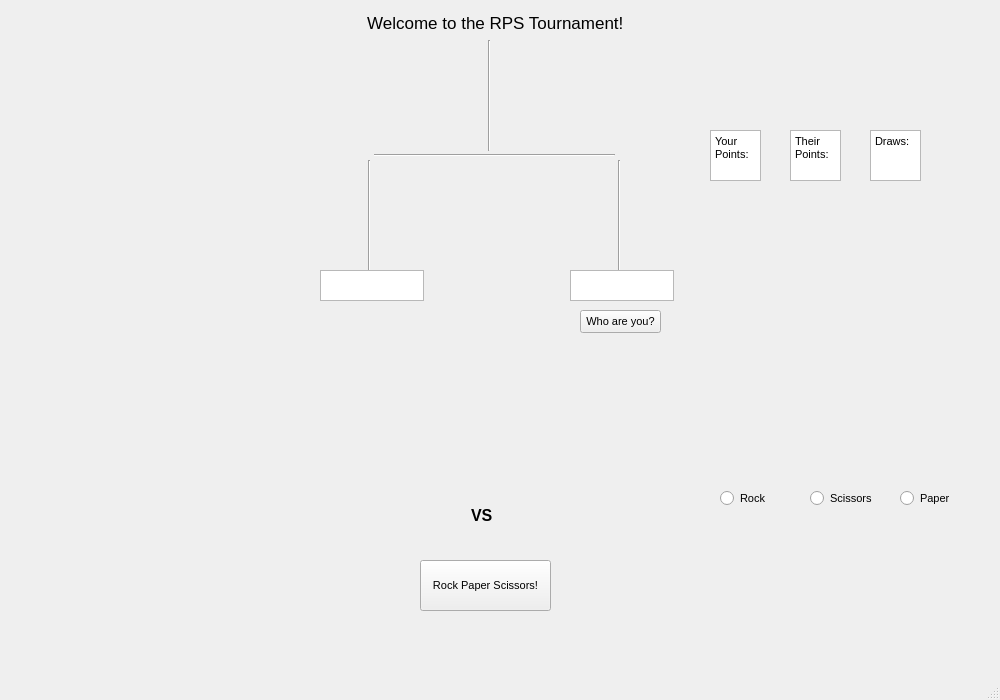
<?xml version="1.0" encoding="UTF-8"?>
<ui version="4.0">
 <class>MainWindow</class>
 <widget class="QMainWindow" name="MainWindow">
  <property name="geometry">
   <rect>
    <x>0</x>
    <y>0</y>
    <width>1000</width>
    <height>700</height>
   </rect>
  </property>
  <property name="font">
   <font>
    <pointsize>8</pointsize>
   </font>
  </property>
  <property name="windowTitle">
   <string>RPS Tournament</string>
  </property>
  <widget class="QWidget" name="centralwidget">
   <widget class="QPushButton" name="button_submit">
    <property name="geometry">
     <rect>
      <x>420</x>
      <y>560</y>
      <width>131</width>
      <height>51</height>
     </rect>
    </property>
    <property name="text">
     <string>Rock Paper Scissors!</string>
    </property>
   </widget>
   <widget class="QRadioButton" name="radioButton_r">
    <property name="geometry">
     <rect>
      <x>720</x>
      <y>490</y>
      <width>82</width>
      <height>17</height>
     </rect>
    </property>
    <property name="text">
     <string>Rock</string>
    </property>
   </widget>
   <widget class="QRadioButton" name="radioButton_p">
    <property name="geometry">
     <rect>
      <x>900</x>
      <y>490</y>
      <width>82</width>
      <height>17</height>
     </rect>
    </property>
    <property name="text">
     <string>Paper</string>
    </property>
   </widget>
   <widget class="QRadioButton" name="radioButton_s">
    <property name="geometry">
     <rect>
      <x>810</x>
      <y>490</y>
      <width>82</width>
      <height>17</height>
     </rect>
    </property>
    <property name="text">
     <string>Scissors</string>
    </property>
   </widget>
   <widget class="Line" name="line">
    <property name="geometry">
     <rect>
      <x>374</x>
      <y>140</y>
      <width>241</width>
      <height>31</height>
     </rect>
    </property>
    <property name="orientation">
     <enum>Qt::Horizontal</enum>
    </property>
   </widget>
   <widget class="Line" name="line_2">
    <property name="geometry">
     <rect>
      <x>344</x>
      <y>160</y>
      <width>51</width>
      <height>111</height>
     </rect>
    </property>
    <property name="orientation">
     <enum>Qt::Vertical</enum>
    </property>
   </widget>
   <widget class="Line" name="line_3">
    <property name="geometry">
     <rect>
      <x>594</x>
      <y>160</y>
      <width>51</width>
      <height>111</height>
     </rect>
    </property>
    <property name="orientation">
     <enum>Qt::Vertical</enum>
    </property>
   </widget>
   <widget class="Line" name="line_4">
    <property name="geometry">
     <rect>
      <x>464</x>
      <y>40</y>
      <width>51</width>
      <height>111</height>
     </rect>
    </property>
    <property name="orientation">
     <enum>Qt::Vertical</enum>
    </property>
   </widget>
   <widget class="QLabel" name="winnerlabel">
    <property name="geometry">
     <rect>
      <x>320</x>
      <y>2</y>
      <width>341</width>
      <height>41</height>
     </rect>
    </property>
    <property name="font">
     <font>
      <pointsize>13</pointsize>
     </font>
    </property>
    <property name="text">
     <string>          Welcome to the RPS Tournament!</string>
    </property>
   </widget>
   <widget class="QLabel" name="me_label">
    <property name="geometry">
     <rect>
      <x>600</x>
      <y>490</y>
      <width>101</width>
      <height>71</height>
     </rect>
    </property>
    <property name="font">
     <font>
      <pointsize>12</pointsize>
     </font>
    </property>
    <property name="text">
     <string/>
    </property>
   </widget>
   <widget class="QLabel" name="enemy_label">
    <property name="geometry">
     <rect>
      <x>270</x>
      <y>490</y>
      <width>101</width>
      <height>71</height>
     </rect>
    </property>
    <property name="font">
     <font>
      <pointsize>12</pointsize>
     </font>
    </property>
    <property name="text">
     <string/>
    </property>
   </widget>
   <widget class="QLabel" name="versus_label">
    <property name="geometry">
     <rect>
      <x>440</x>
      <y>480</y>
      <width>101</width>
      <height>71</height>
     </rect>
    </property>
    <property name="font">
     <font>
      <pointsize>12</pointsize>
      <weight>75</weight>
      <bold>true</bold>
      <underline>false</underline>
     </font>
    </property>
    <property name="text">
     <string>       VS</string>
    </property>
   </widget>
   <widget class="QLabel" name="rps_img_me">
    <property name="geometry">
     <rect>
      <x>680</x>
      <y>310</y>
      <width>301</width>
      <height>161</height>
     </rect>
    </property>
    <property name="text">
     <string/>
    </property>
   </widget>
   <widget class="QLabel" name="rps_img_enemy">
    <property name="geometry">
     <rect>
      <x>10</x>
      <y>310</y>
      <width>301</width>
      <height>161</height>
     </rect>
    </property>
    <property name="text">
     <string/>
    </property>
   </widget>
   <widget class="QTextEdit" name="textEdit_entry1">
    <property name="geometry">
     <rect>
      <x>320</x>
      <y>270</y>
      <width>104</width>
      <height>31</height>
     </rect>
    </property>
   </widget>
   <widget class="QTextEdit" name="textEdit_entry2">
    <property name="geometry">
     <rect>
      <x>570</x>
      <y>270</y>
      <width>104</width>
      <height>31</height>
     </rect>
    </property>
   </widget>
   <widget class="QPushButton" name="button_name">
    <property name="geometry">
     <rect>
      <x>580</x>
      <y>310</y>
      <width>81</width>
      <height>23</height>
     </rect>
    </property>
    <property name="text">
     <string>Who are you?</string>
    </property>
   </widget>
   <widget class="QLabel" name="info_label">
    <property name="geometry">
     <rect>
      <x>710</x>
      <y>230</y>
      <width>271</width>
      <height>51</height>
     </rect>
    </property>
    <property name="text">
     <string/>
    </property>
   </widget>
   <widget class="QPlainTextEdit" name="plainTextEdit">
    <property name="geometry">
     <rect>
      <x>710</x>
      <y>130</y>
      <width>51</width>
      <height>51</height>
     </rect>
    </property>
    <property name="plainText">
     <string>Your Points:</string>
    </property>
   </widget>
   <widget class="QPlainTextEdit" name="plainTextEdit_2">
    <property name="geometry">
     <rect>
      <x>790</x>
      <y>130</y>
      <width>51</width>
      <height>51</height>
     </rect>
    </property>
    <property name="plainText">
     <string>Their Points:</string>
    </property>
   </widget>
   <widget class="QPlainTextEdit" name="plainTextEdit_3">
    <property name="geometry">
     <rect>
      <x>870</x>
      <y>130</y>
      <width>51</width>
      <height>51</height>
     </rect>
    </property>
    <property name="plainText">
     <string>Draws:</string>
    </property>
   </widget>
   <widget class="QLabel" name="your_points_label">
    <property name="geometry">
     <rect>
      <x>720</x>
      <y>190</y>
      <width>31</width>
      <height>21</height>
     </rect>
    </property>
    <property name="text">
     <string/>
    </property>
   </widget>
   <widget class="QLabel" name="their_points_label">
    <property name="geometry">
     <rect>
      <x>800</x>
      <y>190</y>
      <width>31</width>
      <height>21</height>
     </rect>
    </property>
    <property name="text">
     <string/>
    </property>
   </widget>
   <widget class="QLabel" name="draw_label">
    <property name="geometry">
     <rect>
      <x>880</x>
      <y>190</y>
      <width>31</width>
      <height>21</height>
     </rect>
    </property>
    <property name="text">
     <string/>
    </property>
   </widget>
  </widget>
  <widget class="QMenuBar" name="menubar">
   <property name="geometry">
    <rect>
     <x>0</x>
     <y>0</y>
     <width>1000</width>
     <height>19</height>
    </rect>
   </property>
  </widget>
  <widget class="QStatusBar" name="statusbar"/>
 </widget>
 <resources/>
 <connections/>
</ui>
